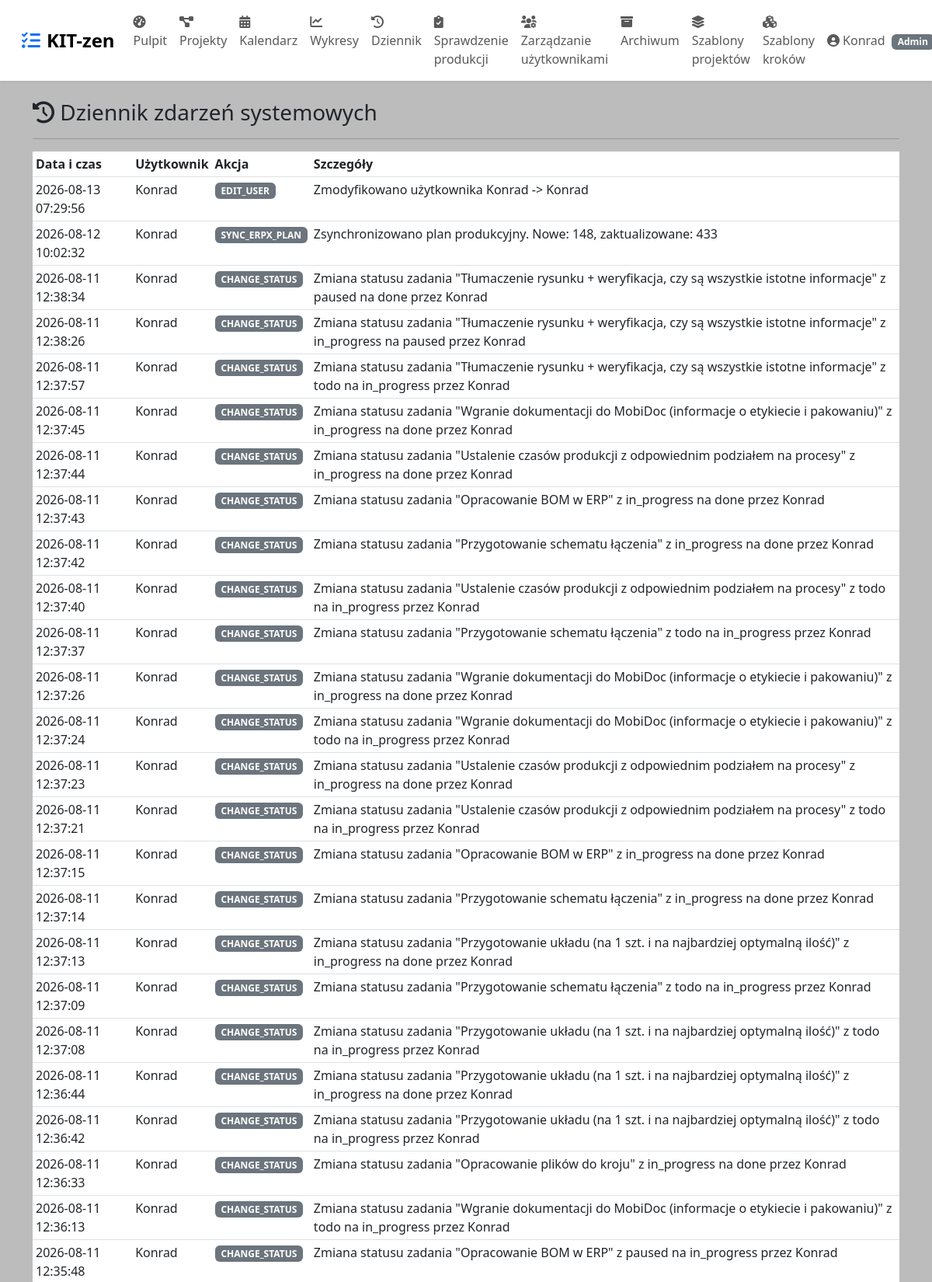
/admin/logs (signed in, upper part), run on the app's committed database.
### app.py (models this page shows, shortened)
class User(UserMixin, db.Model):
    __tablename__ = 'user'
    id = db.Column(db.Integer, primary_key=True)
    username = db.Column(db.String(80), unique=True, nullable=False)
    password = db.Column(db.String(200), nullable=False)
    is_admin = db.Column(db.Boolean, default=False)
    absence_start = db.Column(db.Date, nullable=True)
    absence_end = db.Column(db.Date, nullable=True)
    roles = db.relationship('Role', secondary=user_roles, backref=db.backref('users', lazy='dynamic'))

class LogEntry(db.Model):
    __tablename__ = 'log_entry'
    id = db.Column(db.Integer, primary_key=True)
    timestamp = db.Column(db.DateTime, default=now_aware, index=True)
    user_id = db.Column(db.Integer, db.ForeignKey('user.id'), nullable=True)
    username = db.Column(db.String(80))
    action = db.Column(db.String(50), nullable=False)
    details = db.Column(db.Text, nullable=True)
    user = db.relationship('User')

### app.py (the view)
@app.route('/admin/logs')
@login_required
@admin_required
def view_logs():
    page = request.args.get('page', 1, type=int)
    per_page = 50
    logs = LogEntry.query.order_by(LogEntry.timestamp.desc()).paginate(page=page, per_page=per_page, error_out=False)
    return render_template('logs.html', logs=logs)

### app.py (called while the page is built)
def admin_required(f):
    @wraps(f)
    def decorated_function(*args, **kwargs):
        if not current_user.is_authenticated or not current_user.is_admin:
            flash('Dostęp tylko dla administratora.', 'danger')
            return redirect(url_for('dashboard'))
        return f(*args, **kwargs)
    return decorated_function

@login_manager.user_loader
def load_user(user_id):
    return User.query.get(int(user_id))

### templates/logs.html (shortened to what this page needs)
{% extends "base.html" %}
{% block content %}
<h3><i class="fas fa-history"></i> Dziennik zdarzeń systemowych</h3>
<hr>
<div class="table-responsive">
    <table class="table table-sm table-hover">
        <thead>
            <tr><th>Data i czas</th><th>Użytkownik</th><th>Akcja</th><th>Szczegóły</th></tr>
        </thead>
        <tbody>
            {% for log in logs.items %}
            <tr>
                <td>{{ log.timestamp.strftime('%Y-%m-%d %H:%M:%S') }}</td>
                <td>{{ log.username }}</td>
                <td><span class="badge bg-secondary">{{ log.action }}</span></td>
                <td>{{ log.details or '' }}</td>
            </tr>
            {% endfor %}
        </tbody>
    </table>
</div>
{% endblock %}

### templates/base.html (shortened to what this page needs)
<!DOCTYPE html>
<html lang="pl">
<head>
    <link href="https://cdn.jsdelivr.net/npm/bootstrap@5.3.0/dist/css/bootstrap.min.css" rel="stylesheet">
    <link rel="stylesheet" href="https://cdnjs.cloudflare.com/ajax/libs/font-awesome/6.0.0/css/all.min.css">
</head>
<body>
<nav class="navbar navbar-expand-lg bg-white px-3 py-2">
    <div class="container-fluid">
        <a class="navbar-brand" href="{{ url_for('dashboard') }}">
            <i class="fas fa-tasks me-2 text-primary"></i>KIT-zen
        </a>
        <div class="collapse navbar-collapse" id="navbarMain">
            <ul class="navbar-nav me-auto mb-2 mb-lg-0">
                <li class="nav-item"><a class="nav-link" href="{{ url_for('dashboard') }}"><i class="fas fa-tachometer-alt"></i> Pulpit</a></li>
                <li class="nav-item"><a class="nav-link" href="{{ url_for('project_list') }}"><i class="fas fa-project-diagram"></i> Projekty</a></li>
                <li class="nav-item"><a class="nav-link" href="{{ url_for('calendar_view') }}"><i class="fas fa-calendar-alt"></i> Kalendarz</a></li>
                <li class="nav-item"><a class="nav-link" href="{{ url_for('charts') }}"><i class="fas fa-chart-line"></i> Wykresy</a></li>
                <li class="nav-item"><a class="nav-link" href="{{ url_for('view_logs') }}"><i class="fas fa-history"></i> Dziennik</a></li>
                {% if current_user.is_authenticated and (current_user.is_admin or current_user.has_role('technolog')) %}
                <li class="nav-item"><a class="nav-link" href="{{ url_for('sprawdzenie_produkcji') }}"><i class="fas fa-clipboard-check"></i> Sprawdzenie produkcji</a></li>
                {% endif %}
                {% if current_user.is_admin %}
                <li class="nav-item"><a class="nav-link" href="{{ url_for('admin_users') }}"><i class="fas fa-users-cog"></i> Zarządzanie użytkownikami</a></li>
                <li class="nav-item"><a class="nav-link" href="{{ url_for('archive') }}"><i class="fas fa-archive"></i> Archiwum</a></li>
                <li class="nav-item"><a class="nav-link" href="{{ url_for('list_project_templates') }}"><i class="fas fa-layer-group"></i> Szablony projektów</a></li>
                <li class="nav-item"><a class="nav-link" href="{{ url_for('list_step_templates') }}"><i class="fas fa-cubes"></i> Szablony kroków</a></li>
                {% endif %}
            </ul>
            <ul class="navbar-nav ms-auto">
                <li class="nav-item dropdown">
                    <a class="nav-link dropdown-toggle" href="#" id="userDropdown" role="button" data-bs-toggle="dropdown">
                        <i class="fas fa-user-circle"></i> {{ current_user.username }}
                        {% if current_user.is_admin %}<span class="badge bg-secondary ms-1">Admin</span>{% endif %}
                    </a>
                </li>
            </ul>
        </div>
    </div>
</nav>
<div class="container mt-4">
    {% block content %}{% endblock %}
</div>
</body>
</html>

### templates/base.html (style rules this page uses)
body { background-color: #bcbcbd; font-family: 'Segoe UI', Roboto, 'Helvetica Neue', sans-serif; }
.navbar-brand { font-weight: bold; font-size: 1.5rem; }
.navbar { box-shadow: 0 2px 4px rgba(0,0,0,0.05); }

### data on the page
User: username "Konrad"
LogEntry: timestamp "2026-08-13 07:29:56", username "Konrad", action "EDIT_USER", details "Zmodyfikowano użytkownika Konrad -> Konrad"
LogEntry: timestamp "2026-08-12 10:02:32", username "Konrad", action "SYNC_ERPX_PLAN", details "Zsynchronizowano plan produkcyjny. Nowe: 148, zaktualizowane: 433"
LogEntry: timestamp "2026-08-11 12:38:34", username "Konrad", action "CHANGE_STATUS", details "Zmiana statusu zadania \"Tłumaczenie rysunku + weryfikacja, czy są wszystkie istotne informacje\" z paused na done przez Konrad"
LogEntry: timestamp "2026-08-11 12:38:26", username "Konrad", action "CHANGE_STATUS", details "Zmiana statusu zadania \"Tłumaczenie rysunku + weryfikacja, czy są wszystkie istotne informacje\" z in_progress na paused przez Konrad"
LogEntry: timestamp "2026-08-11 12:37:57", username "Konrad", action "CHANGE_STATUS", details "Zmiana statusu zadania \"Tłumaczenie rysunku + weryfikacja, czy są wszystkie istotne informacje\" z todo na in_progress przez Konrad"
LogEntry: timestamp "2026-08-11 12:37:45", username "Konrad", action "CHANGE_STATUS", details "Zmiana statusu zadania \"Wgranie dokumentacji do MobiDoc (informacje o etykiecie i pakowaniu)\" z in_progress na done przez Konrad"
LogEntry: timestamp "2026-08-11 12:37:44", username "Konrad", action "CHANGE_STATUS", details "Zmiana statusu zadania \"Ustalenie czasów produkcji z odpowiednim podziałem na procesy\" z in_progress na done przez Konrad"
LogEntry: timestamp "2026-08-11 12:37:43", username "Konrad", action "CHANGE_STATUS", details "Zmiana statusu zadania \"Opracowanie BOM w ERP\" z in_progress na done przez Konrad"
LogEntry: timestamp "2026-08-11 12:37:42", username "Konrad", action "CHANGE_STATUS", details "Zmiana statusu zadania \"Przygotowanie schematu łączenia\" z in_progress na done przez Konrad"
LogEntry: timestamp "2026-08-11 12:37:40", username "Konrad", action "CHANGE_STATUS", details "Zmiana statusu zadania \"Ustalenie czasów produkcji z odpowiednim podziałem na procesy\" z todo na in_progress przez Konrad"
LogEntry: timestamp "2026-08-11 12:37:37", username "Konrad", action "CHANGE_STATUS", details "Zmiana statusu zadania \"Przygotowanie schematu łączenia\" z todo na in_progress przez Konrad"
LogEntry: timestamp "2026-08-11 12:37:26", username "Konrad", action "CHANGE_STATUS", details "Zmiana statusu zadania \"Wgranie dokumentacji do MobiDoc (informacje o etykiecie i pakowaniu)\" z in_progress na done przez Konrad"
LogEntry: timestamp "2026-08-11 12:37:24", username "Konrad", action "CHANGE_STATUS", details "Zmiana statusu zadania \"Wgranie dokumentacji do MobiDoc (informacje o etykiecie i pakowaniu)\" z todo na in_progress przez Konrad"
LogEntry: timestamp "2026-08-11 12:37:23", username "Konrad", action "CHANGE_STATUS", details "Zmiana statusu zadania \"Ustalenie czasów produkcji z odpowiednim podziałem na procesy\" z in_progress na done przez Konrad"
LogEntry: timestamp "2026-08-11 12:37:21", username "Konrad", action "CHANGE_STATUS", details "Zmiana statusu zadania \"Ustalenie czasów produkcji z odpowiednim podziałem na procesy\" z todo na in_progress przez Konrad"
LogEntry: timestamp "2026-08-11 12:37:15", username "Konrad", action "CHANGE_STATUS", details "Zmiana statusu zadania \"Opracowanie BOM w ERP\" z in_progress na done przez Konrad"
LogEntry: timestamp "2026-08-11 12:37:14", username "Konrad", action "CHANGE_STATUS", details "Zmiana statusu zadania \"Przygotowanie schematu łączenia\" z in_progress na done przez Konrad"
LogEntry: timestamp "2026-08-11 12:37:13", username "Konrad", action "CHANGE_STATUS", details "Zmiana statusu zadania \"Przygotowanie układu (na 1 szt. i na najbardziej optymalną ilość)\" z in_progress na done przez Konrad"
LogEntry: timestamp "2026-08-11 12:37:09", username "Konrad", action "CHANGE_STATUS", details "Zmiana statusu zadania \"Przygotowanie schematu łączenia\" z todo na in_progress przez Konrad"
LogEntry: timestamp "2026-08-11 12:37:08", username "Konrad", action "CHANGE_STATUS", details "Zmiana statusu zadania \"Przygotowanie układu (na 1 szt. i na najbardziej optymalną ilość)\" z todo na in_progress przez Konrad"
LogEntry: timestamp "2026-08-11 12:36:44", username "Konrad", action "CHANGE_STATUS", details "Zmiana statusu zadania \"Przygotowanie układu (na 1 szt. i na najbardziej optymalną ilość)\" z in_progress na done przez Konrad"
LogEntry: timestamp "2026-08-11 12:36:42", username "Konrad", action "CHANGE_STATUS", details "Zmiana statusu zadania \"Przygotowanie układu (na 1 szt. i na najbardziej optymalną ilość)\" z todo na in_progress przez Konrad"
LogEntry: timestamp "2026-08-11 12:36:33", username "Konrad", action "CHANGE_STATUS", details "Zmiana statusu zadania \"Opracowanie plików do kroju\" z in_progress na done przez Konrad"
LogEntry: timestamp "2026-08-11 12:36:13", username "Konrad", action "CHANGE_STATUS", details "Zmiana statusu zadania \"Wgranie dokumentacji do MobiDoc (informacje o etykiecie i pakowaniu)\" z todo na in_progress przez Konrad"
LogEntry: timestamp "2026-08-11 12:35:48", username "Konrad", action "CHANGE_STATUS", details "Zmiana statusu zadania \"Opracowanie BOM w ERP\" z paused na in_progress przez Konrad"
